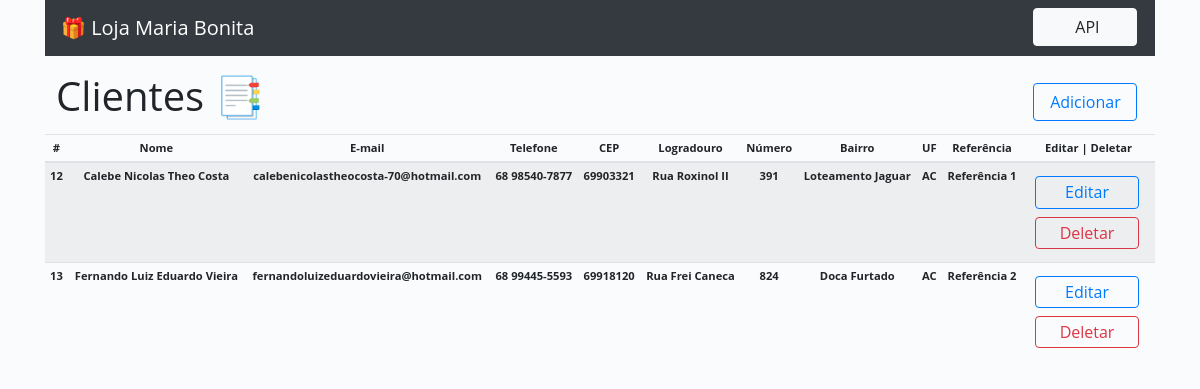
The app's page /, older data.
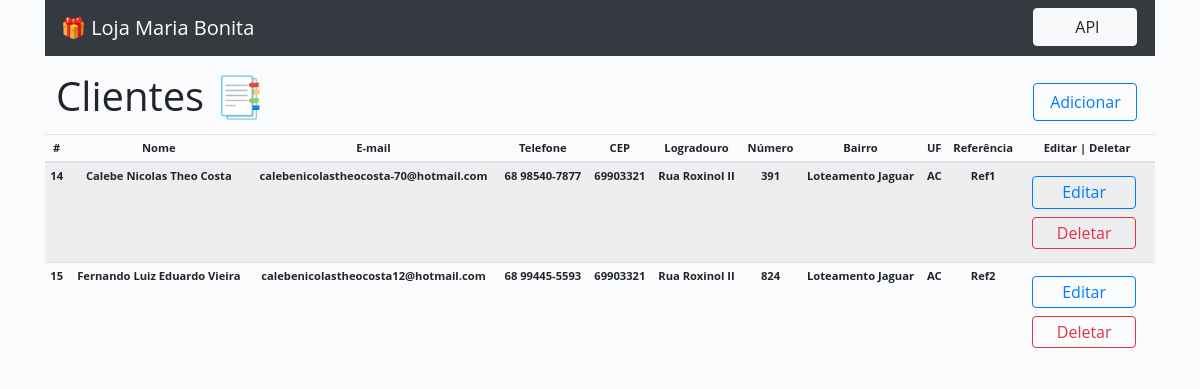
The same page, newer data.
### cadastro/models.py (models this page shows, shortened)
class DadosClientes(models.Model):
    nome = models.CharField('Nome Completo', max_length=150, blank=True)
    telefone = models.CharField('Telefone', max_length=14, blank=True)
    email = models.EmailField('E-mail', max_length=50)
    data_nascimento = models.DateField('Data de Nascimento', max_length=10)
    cep = models.CharField('CEP', max_length=8)
    cidade = models.CharField('Cidade', max_length=150)
    estado = models.CharField('UF', max_length=2)
    logradouro = models.CharField('Logradouro (rua)', max_length=100, blank=True)
    numero = models.CharField('Número', max_length=6)
    bairro = models.CharField('Bairro', max_length=100, blank=True)
    ponto_referencia = models.CharField('Ponto de Referência', max_length=150)

### cadastro/views.py (the view)
# urls.py: path('', IndexView.as_view(), name='index'),
class IndexView(ListView):
    models = DadosClientes
    template_name = 'index.html'
    queryset = DadosClientes.objects.all()
    context_object_name = 'clientes'

### cadastro/templates/index.html
{% extends 'base.html' %}
{% block content %}
<div class="table table-striped table-responsive-sm" style="overflow-x:auto;">
   <h1 class="h1-clientes">Clientes &#x1F4D1</h1>
   <table class="table table-sm">
      <thead>
         <th scope="col" class="coltex">#</th>
         <th scope="col" class="coltex">Nome</th>
         <th scope="col" class="coltex">E-mail</th>
         <th scope="col" class="coltex">Telefone</th>
         <th scope="col" class="coltex">CEP</th>
         <th scope="col" class="coltex">Logradouro</th>
         <th scope="col" class="coltex">Número</th>
         <th scope="col" class="coltex">Bairro</th>
         <th scope="col" class="coltex">UF</th>
         <th scope="col" class="coltex">Referência</th>
         <th scope="col" class="coltex">Editar | Deletar</th>
      </thead>
      <body>
         <div class="btn">
            <a class="btn btn-outline-primary add-cliente-button" href="{% url 'adicionar_cliente' %}">Adicionar</a>
         </div>
         {% for cliente in clientes %}
         <tr>
            <th>{{ cliente.id }}</th>
            <th>{{ cliente.nome }}</th>
            <th>{{ cliente.email }}</th>
            <th>{{ cliente.telefone }}</th>
            <th>{{ cliente.cep }}</th>
            <th>{{ cliente.logradouro }}</th>
            <th>{{ cliente.numero }}</th>
            <th>{{ cliente.bairro }}</th>
            <th>{{ cliente.estado }}</th>
            <th>{{ cliente.ponto_referencia }}</th>
            <th>
               <a class="btn btn-outline-primary edit-button" href="{% url 'atualizar_cliente' cliente.pk %}">Editar</a>
               <a class="btn btn-outline-danger delete-button" href="{% url 'deletar_cliente' cliente.pk %}">Deletar</a>
            </th>
         </tr>
         {% endfor %}
      </body>
   </table>
</div>
{% endblock %}

Row changes from the older to the newer data that the page shows:
removed DadosClientes: id "12", nome "Calebe Nicolas Theo Costa", email "calebenicolastheocosta-70@hotmail.com", telefone "68 98540-7877", cep "69903321", logradouro "Rua Roxinol II", numero "391", bairro "Loteamento Jaguar", estado "AC", ponto_referencia "Referência 1"
removed DadosClientes: id "13", nome "Fernando Luiz Eduardo Vieira", email "fernandoluizeduardovieira@hotmail.com", telefone "68 99445-5593", cep "69918120", logradouro "Rua Frei Caneca", numero "824", bairro "Doca Furtado", estado "AC", ponto_referencia "Referência 2"
added DadosClientes: id "14", nome "Calebe Nicolas Theo Costa", email "calebenicolastheocosta-70@hotmail.com", telefone "68 98540-7877", cep "69903321", logradouro "Rua Roxinol II", numero "391", bairro "Loteamento Jaguar", estado "AC", ponto_referencia "Ref1"
added DadosClientes: id "15", nome "Fernando Luiz Eduardo Vieira", email "calebenicolastheocosta12@hotmail.com", telefone "68 99445-5593", cep "69903321", logradouro "Rua Roxinol II", numero "824", bairro "Loteamento Jaguar", estado "AC", ponto_referencia "Ref2"
